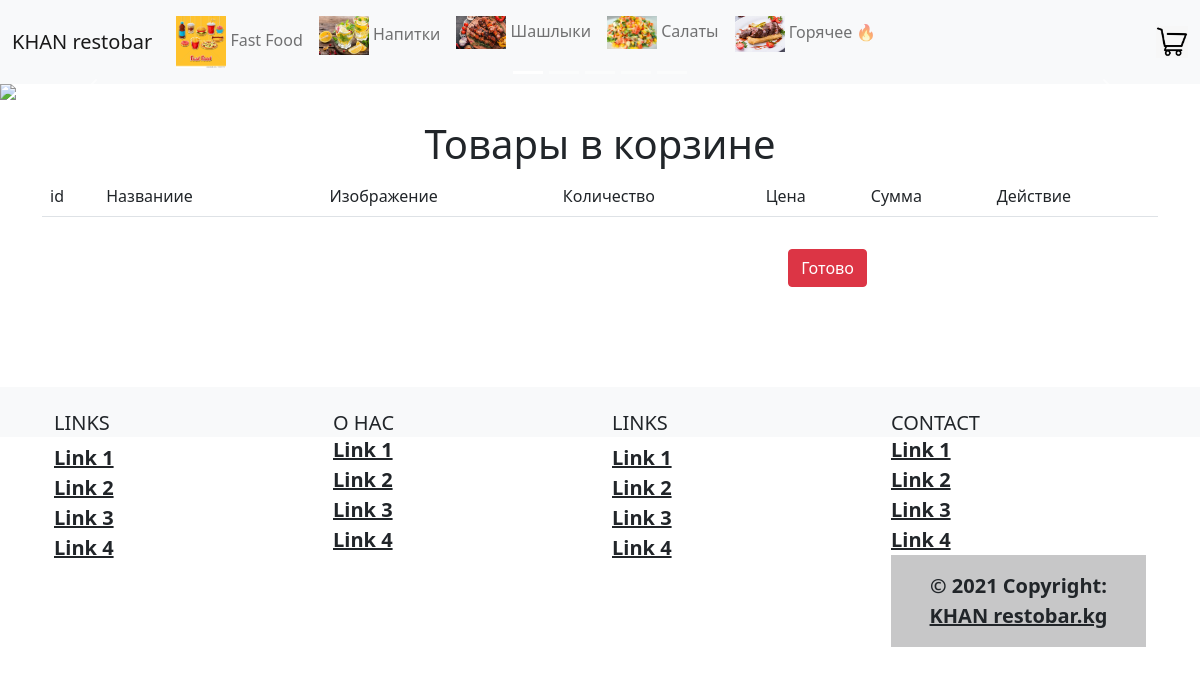
/eda/card/view/, run on the app's committed database.
### appfood/models.py (models this page shows, shortened)
class FoodCategory(models.Model):
    name = models.CharField(max_length=255)
    image = models.ImageField(
        upload_to='food_category/images'
    )
    desc = models.TextField()
    class Meta:
        db_table = 'foods_categories'

### appfood/views.py (the view)
# urls.py: path('eda/card/view/', views.card_view),
def card_view(request):
    foodCategories = FoodCategory.objects.all()
    foods_ids = request.session.get('food_cards',[])
    card_foods = Food.objects.filter(id__in = foods_ids)
    for card_food in card_foods:
        card_food.count = foods_ids.count(card_food.id)
        card_food.sum = card_food.count * card_food.sale_price
    return render(request,'card_view.html',{
        'foods_ids': foods_ids,
        'card_foods': card_foods,
        'foodCategories': foodCategories
    })

### appfood/templates/card_view.html
{% extends 'main-loyat.html' %}
{% block content %}
    <h1 class='text-center'>Товары в корзине</h1>
    <div class='container food-card-container'>
        {% include 'components/card_foods_table.html' %}
        {% include 'form_order.html' %}
    </div>
{% endblock %}

### appfood/templates/header.html (shortened to what this page needs)
<nav class="navbar navbar-expand-lg navbar-light bg-light">
    <div class="container-fluid">
      <a class="navbar-brand" href="/">KHAN restobar</a>
      <div class="collapse navbar-collapse">
        <ul class="navbar-nav">
          {% for foodCategory in foodCategories %}
          <li class="nav-item">
            <a class="nav-link" href="/eda/category/{{foodCategory.id}}">
                <img src="{{ foodCategory.image.url }}" width = "50"}>
                {{ foodCategory.name }}
            </a>
          </li>
          {% endfor%}
        </ul>
      </div>
      <div class="d-flex">
        <a href="/eda/card/view" class="mr-4">
          <img src="/static/images/ppp.png" width="32">
        </a>
      </div>
    </div>
  </nav>

### data on the page
FoodCategory: image (picture), name "Fast Food"
FoodCategory: image (picture), name "Напитки"
FoodCategory: image (picture), name "Шашлыки"
FoodCategory: image (picture), name "Салаты"
FoodCategory: image (picture), name "Горячее 🔥"
